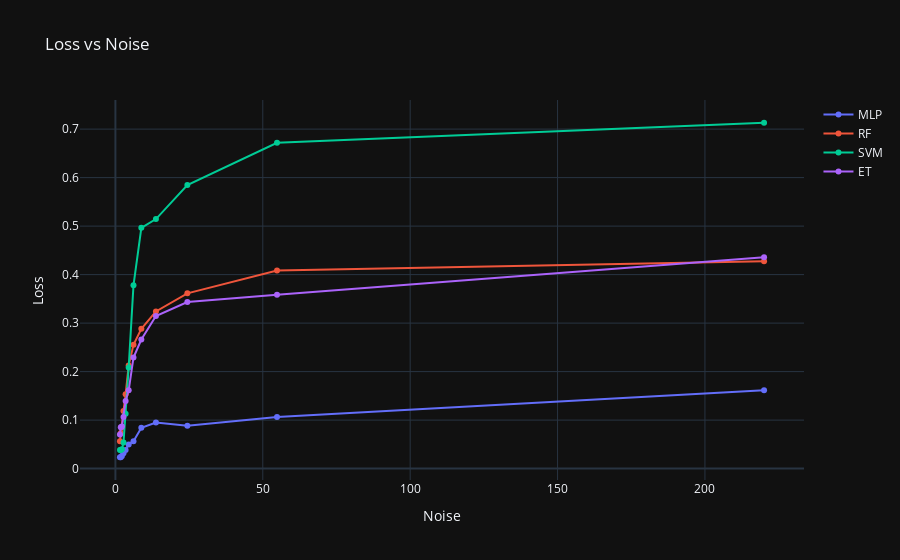
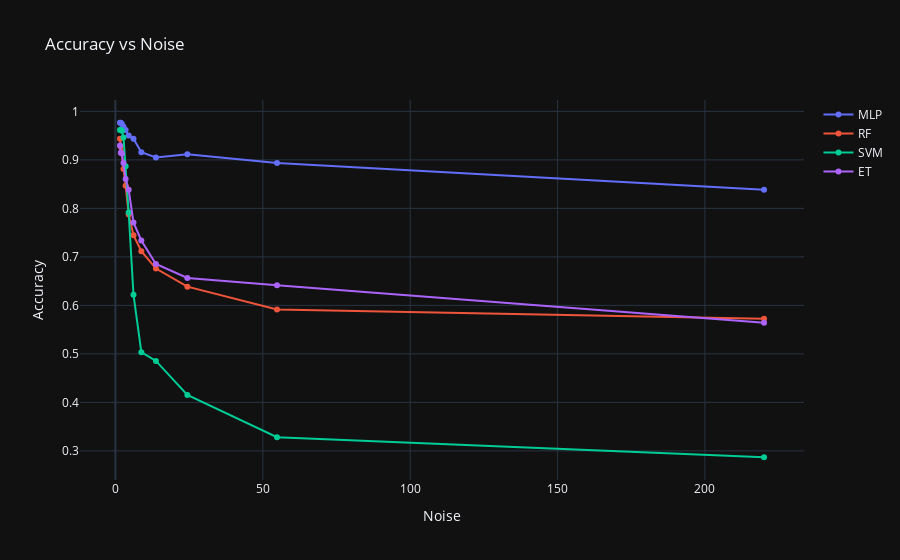

Notebook cell for these charts, in order:
### Markdown cell above
### Plot the accuracy and losses of the each model

### Code cell
### Prepare same plot using plotly
import plotly.graph_objects as go
fig = go.Figure()
fig.add_trace(go.Scatter(x=noises, y=mlp_losses,
                    mode='lines+markers',  
                    name='MLP'))
fig.add_trace(go.Scatter(x=noises, y=rf_losses,
                    mode='lines+markers',  
                    name='RF'))
fig.add_trace(go.Scatter(x=noises, y=gnb_losses,   
                    mode='lines+markers',
                    name='SVM'))
fig.add_trace(go.Scatter(x=noises, y=et_losses,
                     mode='lines+markers',
                     name='ET'))

fig.update_layout(title='Loss vs Noise',
                     xaxis_title='Noise',
                        yaxis_title='Loss')
fig.update_layout(template='plotly_dark')
fig.show()
fig = go.Figure()
fig.add_trace(go.Scatter(x=noises, y=mlp_accuracies,
                    mode='lines+markers',
                    name='MLP'))
fig.add_trace(go.Scatter(x=noises, y=rf_accuracies,
                    mode='lines+markers',
                    name='RF'))
fig.add_trace(go.Scatter(x=noises, y=gnb_accuracies,
                    mode='lines+markers',
                    name='SVM'))
fig.add_trace(go.Scatter(x=noises, y=et_accuracies,
                     mode='lines+markers',
                     name='ET'))

fig.update_layout(title='Accuracy vs Noise',
                        xaxis_title='Noise',
                        yaxis_title='Accuracy')
## Change the theme to plotly_dark
fig.update_layout(template='plotly_dark')

fig.show()

### Figure 1 — Plotly figure (JSON) as saved in the notebook; plotly's stock layout.template omitted (floating-point values rounded to 4 significant figures)
{"data": [{"mode": "lines+markers", "name": "MLP", "type": "scatter", "x": [1.537, 1.819, 2.2, 2.737, 3.461, 4.499, 6.128, 8.795, 13.74, 24.4, 54.83, 220.1], "y": [0.02345, 0.02345, 0.02621, 0.03172, 0.03862, 0.04966, 0.05655, 0.08414, 0.09517, 0.08828, 0.1062, 0.1614]}, {"mode": "lines+markers", "name": "RF", "type": "scatter", "x": [1.537, 1.819, 2.2, 2.737, 3.461, 4.499, 6.128, 8.795, 13.74, 24.4, 54.83, 220.1], "y": [0.05655, 0.0731, 0.08414, 0.1186, 0.1531, 0.2124, 0.2552, 0.2883, 0.3241, 0.3614, 0.4083, 0.4276]}, {"mode": "lines+markers", "name": "SVM", "type": "scatter", "x": [1.537, 1.819, 2.2, 2.737, 3.461, 4.499, 6.128, 8.795, 13.74, 24.4, 54.83, 220.1], "y": [0.03862, 0.03862, 0.04, 0.05379, 0.1131, 0.2083, 0.3779, 0.4966, 0.5145, 0.5848, 0.6717, 0.7131]}, {"mode": "lines+markers", "name": "ET", "type": "scatter", "x": [1.537, 1.819, 2.2, 2.737, 3.461, 4.499, 6.128, 8.795, 13.74, 24.4, 54.83, 220.1], "y": [0.07034, 0.08552, 0.0869, 0.1062, 0.1393, 0.1614, 0.229, 0.2662, 0.3145, 0.3434, 0.3586, 0.4359]}], "layout": {"title": {"text": "Loss vs Noise"}, "xaxis": {"title": {"text": "Noise"}}, "yaxis": {"title": {"text": "Loss"}}}}

### Figure 2 — Plotly figure (JSON) as saved in the notebook; plotly's stock layout.template omitted (floating-point values rounded to 4 significant figures)
{"data": [{"mode": "lines+markers", "name": "MLP", "type": "scatter", "x": [1.537, 1.819, 2.2, 2.737, 3.461, 4.499, 6.128, 8.795, 13.74, 24.4, 54.83, 220.1], "y": [0.9766, 0.9766, 0.9738, 0.9683, 0.9614, 0.9503, 0.9434, 0.9159, 0.9048, 0.9117, 0.8938, 0.8386]}, {"mode": "lines+markers", "name": "RF", "type": "scatter", "x": [1.537, 1.819, 2.2, 2.737, 3.461, 4.499, 6.128, 8.795, 13.74, 24.4, 54.83, 220.1], "y": [0.9434, 0.9269, 0.9159, 0.8814, 0.8469, 0.7876, 0.7448, 0.7117, 0.6759, 0.6386, 0.5917, 0.5724]}, {"mode": "lines+markers", "name": "SVM", "type": "scatter", "x": [1.537, 1.819, 2.2, 2.737, 3.461, 4.499, 6.128, 8.795, 13.74, 24.4, 54.83, 220.1], "y": [0.9614, 0.9614, 0.96, 0.9462, 0.8869, 0.7917, 0.6221, 0.5034, 0.4855, 0.4152, 0.3283, 0.2869]}, {"mode": "lines+markers", "name": "ET", "type": "scatter", "x": [1.537, 1.819, 2.2, 2.737, 3.461, 4.499, 6.128, 8.795, 13.74, 24.4, 54.83, 220.1], "y": [0.9297, 0.9145, 0.9131, 0.8938, 0.8607, 0.8386, 0.771, 0.7338, 0.6855, 0.6566, 0.6414, 0.5641]}], "layout": {"title": {"text": "Accuracy vs Noise"}, "xaxis": {"title": {"text": "Noise"}}, "yaxis": {"title": {"text": "Accuracy"}}}}
